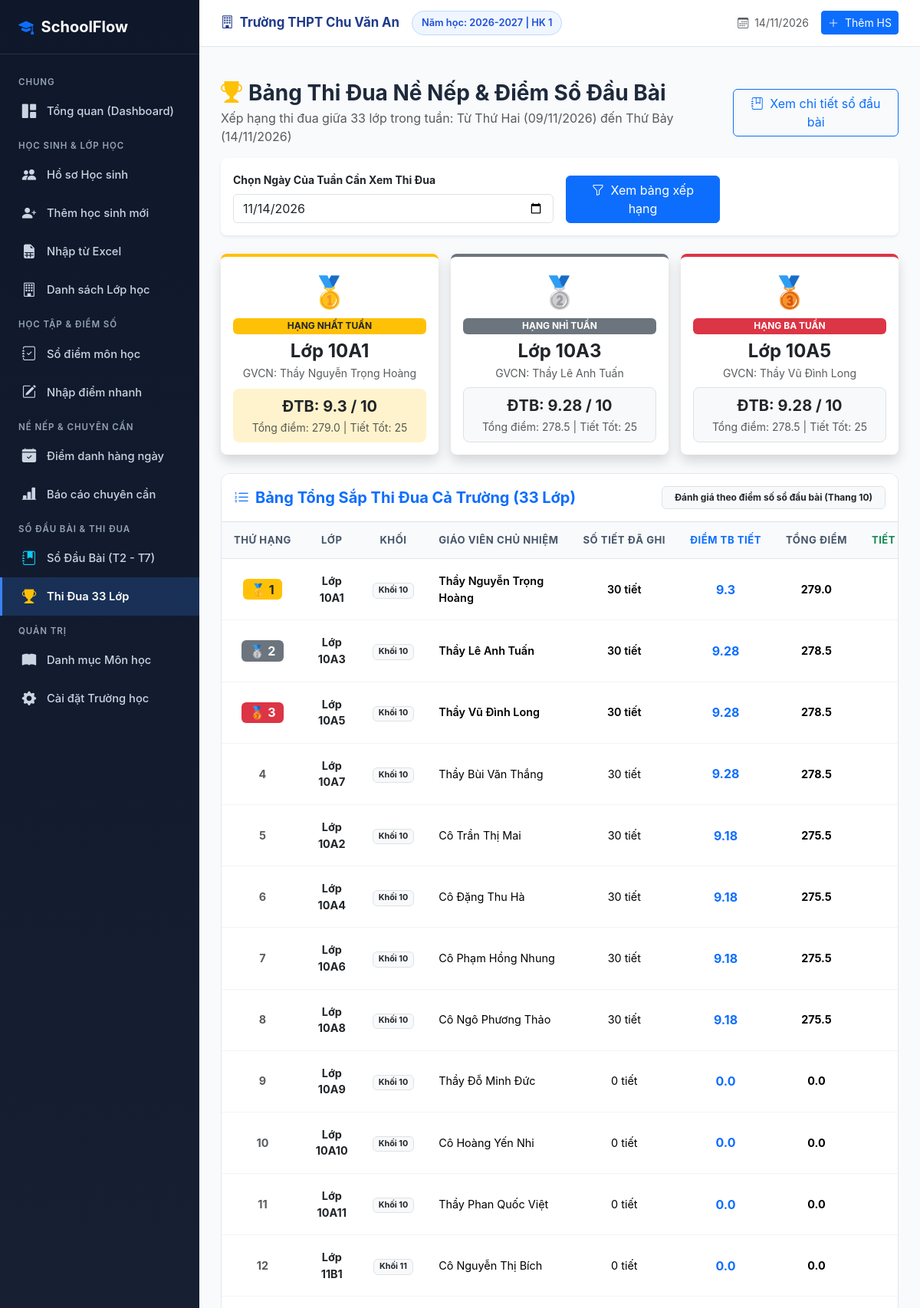
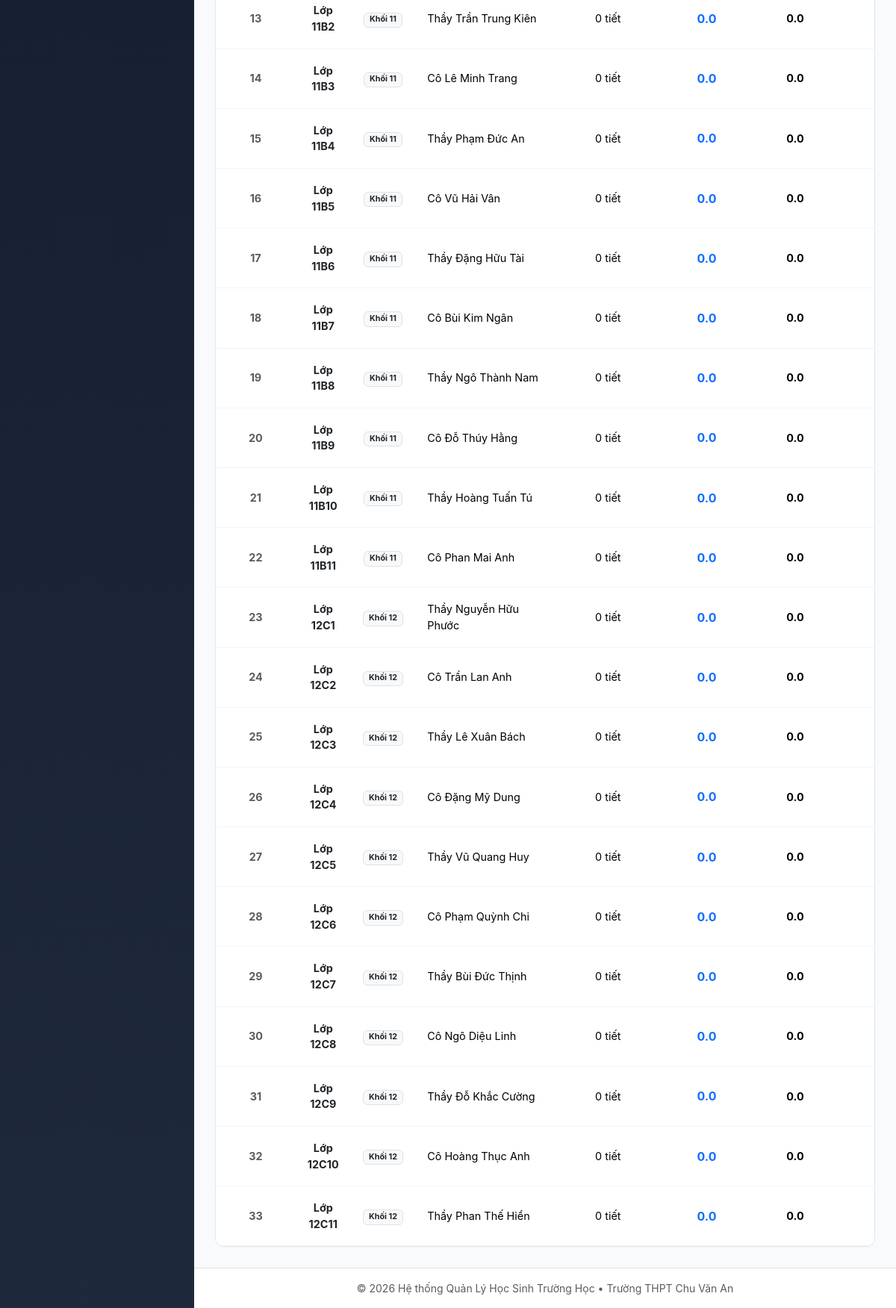
Screenshot of /class-diary/ranking with the database file from the repository (2 pictures, top to bottom).
### tables this page shows
CREATE TABLE settings (
        key TEXT PRIMARY KEY,
        value TEXT
    );

CREATE TABLE academic_years (
        id INTEGER PRIMARY KEY AUTOINCREMENT,
        name TEXT NOT NULL UNIQUE,
        is_active INTEGER DEFAULT 0
    );

CREATE TABLE classes (
        id INTEGER PRIMARY KEY AUTOINCREMENT,
        name TEXT NOT NULL,
        grade_level INTEGER NOT NULL,
        academic_year_id INTEGER NOT NULL,
        teacher_name TEXT,
        room TEXT,
        FOREIGN KEY (academic_year_id) REFERENCES academic_years(id) ON DELETE CASCADE,
        UNIQUE(name, academic_year_id)
    );

### app.py (the view)
@app.route('/class-diary/ranking')
def class_diary_ranking():
    base_date = request.args.get('date', date.today().isoformat())
    ranking_data = lesson_diary_service.get_weekly_ranking(base_date)
    return render_template('class_diary/ranking.html',
                           ranking_data=ranking_data,
                           base_date=base_date)

### templates/class_diary/ranking.html (shortened to what this page needs)
{% extends 'base.html' %}
{% block content %}
<div class="d-flex justify-content-between align-items-center mb-3">
    <div>
        <h3 class="fw-bold mb-1">
            <i class="bi bi-trophy-fill text-warning me-2"></i>Bảng Thi Đua Nề Nếp & Điểm Sổ Đầu Bài
        </h3>
        <p class="text-muted mb-0">
            Xếp hạng thi đua giữa 33 lớp trong tuần: Từ Thứ Hai ({{ ranking_data.week_days[0].formatted_date }}) đến Thứ Bảy ({{ ranking_data.week_days[-1].formatted_date }})
        </p>
    </div>
    <div class="d-flex gap-2">
        <a href="{{ url_for('class_diary_index', date=base_date) }}" class="btn btn-outline-primary">
            <i class="bi bi-journal-bookmark me-1"></i> Xem chi tiết sổ đầu bài
        </a>
    </div>
</div>
<div class="card border-0 shadow-sm rounded-3 p-3 mb-4 bg-white">
    <form method="GET" action="{{ url_for('class_diary_ranking') }}" class="row g-3 align-items-end">
        <div class="col-md-6">
            <label class="form-label small fw-bold">Chọn Ngày Của Tuần Cần Xem Thi Đua</label>
            <input type="date" name="date" class="form-control" value="{{ base_date }}" onchange="this.form.submit()">
        </div>
        <div class="col-md-3">
            <button type="submit" class="btn btn-primary w-100">
                <i class="bi bi-funnel me-1"></i> Xem bảng xếp hạng
            </button>
        </div>
    </form>
</div>
<div class="row g-3 mb-4">
    {% set top3 = ranking_data.ranking[:3] %}
    {% if top3|length >= 1 %}
    <div class="col-md-4">
        <div class="card border-0 shadow rounded-3 p-3 text-center bg-white border-top border-4 border-warning h-100">
            <div class="fs-1 text-warning mb-1">🥇</div>
            <span class="badge bg-warning text-dark fw-bold mb-2">HẠNG NHẤT TUẦN</span>
            <h4 class="fw-bold text-dark mb-1">Lớp {{ top3[0].name }}</h4>
            <div class="text-muted small mb-2">GVCN: {{ top3[0].teacher_name or '---' }}</div>
            <div class="p-2 bg-warning-subtle rounded-3 mt-auto">
                <div class="fw-bold fs-5 text-dark">ĐTB: {{ top3[0].avg_score }} / 10</div>
                <small class="text-muted">Tổng điểm: {{ top3[0].total_score }} | Tiết Tốt: {{ top3[0].count_tot }}</small>
            </div>
        </div>
    </div>
    {% endif %}
    {% if top3|length >= 2 %}
    <div class="col-md-4">
        <div class="card border-0 shadow rounded-3 p-3 text-center bg-white border-top border-4 border-secondary h-100">
            <div class="fs-1 text-secondary mb-1">🥈</div>
            <span class="badge bg-secondary text-white fw-bold mb-2">HẠNG NHÌ TUẦN</span>
            <h4 class="fw-bold text-dark mb-1">Lớp {{ top3[1].name }}</h4>
            <div class="text-muted small mb-2">GVCN: {{ top3[1].teacher_name or '---' }}</div>
            <div class="p-2 bg-light rounded-3 mt-auto border">
                <div class="fw-bold fs-5 text-dark">ĐTB: {{ top3[1].avg_score }} / 10</div>
                <small class="text-muted">Tổng điểm: {{ top3[1].total_score }} | Tiết Tốt: {{ top3[1].count_tot }}</small>
            </div>
        </div>
    </div>
    {% endif %}
    {% if top3|length >= 3 %}
    <div class="col-md-4">
        <div class="card border-0 shadow rounded-3 p-3 text-center bg-white border-top border-4 border-danger h-100">
            <div class="fs-1 text-danger mb-1">🥉</div>
            <span class="badge bg-danger text-white fw-bold mb-2">HẠNG BA TUẦN</span>
            <h4 class="fw-bold text-dark mb-1">Lớp {{ top3[2].name }}</h4>
            <div class="text-muted small mb-2">GVCN: {{ top3[2].teacher_name or '---' }}</div>
            <div class="p-2 bg-light rounded-3 mt-auto border">
                <div class="fw-bold fs-5 text-dark">ĐTB: {{ top3[2].avg_score }} / 10</div>
                <small class="text-muted">Tổng điểm: {{ top3[2].total_score }} | Tiết Tốt: {{ top3[2].count_tot }}</small>
            </div>
        </div>
    </div>
    {% endif %}
</div>
<div class="card-table">
    <div class="p-3 d-flex justify-content-between align-items-center border-bottom bg-white">
        <h5 class="fw-bold mb-0 text-primary">
            <i class="bi bi-list-ol me-2"></i>Bảng Tổng Sắp Thi Đua Cả Trường (33 Lớp)
        </h5>
        <span class="badge bg-light text-dark border px-3 py-2">
            Đánh giá theo điểm số sổ đầu bài (Thang 10)
        </span>
    </div>
    <div class="table-responsive">
        <table class="table align-middle text-center">
            <thead>
                <tr>
                    <th style="width: 70px;">Thứ hạng</th>
                    <th style="width: 100px;">Lớp</th>
                    <th>Khối</th>
                    <th class="text-start">Giáo viên chủ nhiệm</th>
                    <th>Số tiết đã ghi</th>
                    <th class="text-primary fw-bold">Điểm TB tiết</th>
                    <th class="fw-bold">Tổng điểm</th>
                    <th class="text-success">Tiết Tốt (&ge;9)</th>
                </tr>
            </thead>
            <tbody>
                {% for r in ranking_data.ranking %}
                <tr {% if r.rank <= 3 %}class="bg-light fw-semibold"{% endif %}>
                    <td>
                        {% if r.rank == 1 %}
                            <span class="badge bg-warning text-dark fs-6">🥇 1</span>
                        {% elif r.rank == 2 %}
                            <span class="badge bg-secondary fs-6">🥈 2</span>
                        {% elif r.rank == 3 %}
                            <span class="badge bg-danger fs-6">🥉 3</span>
                        {% else %}
                            <span class="text-muted fw-bold">{{ r.rank }}</span>
                        {% endif %}
                    </td>
                    <td class="fw-bold text-dark">Lớp {{ r.name }}</td>
                    <td>
                        <span class="badge bg-light text-dark border">Khối {{ r.grade_level }}</span>
                    </td>
                    <td class="text-start">{{ r.teacher_name or '---' }}</td>
                    <td>{{ r.total_recorded }} tiết</td>
                    <td class="text-primary fw-bold fs-6">{{ r.avg_score }}</td>
                    <td class="fw-bold">{{ r.total_score }}</td>
                    <td class="text-success fw-bold">{{ r.count_tot }}</td>
                </tr>
                {% endfor %}
            </tbody>
        </table>
    </div>
</div>
{% endblock %}

### templates/base.html (shortened to what this page needs)
<!DOCTYPE html>
<html lang="vi">
<head>
    <link href="https://cdn.jsdelivr.net/npm/bootstrap@5.3.3/dist/css/bootstrap.min.css" rel="stylesheet">
    <link rel="stylesheet" href="https://cdn.jsdelivr.net/npm/bootstrap-icons@1.11.3/font/bootstrap-icons.min.css">
    <link rel="stylesheet" href="{{ url_for('static', filename='css/style.css') }}">
</head>
<body>
<div class="app-wrapper">
    <aside class="app-sidebar">
        <div class="sidebar-header">
            <a href="{{ url_for('dashboard') }}" class="sidebar-brand">
                <i class="bi bi-mortarboard-fill text-primary"></i>
                <span>SchoolFlow</span>
            </a>
        </div>
        <ul class="sidebar-menu">
            <li class="menu-category">Chung</li>
            <li class="menu-item {% if request.endpoint == 'dashboard' %}active{% endif %}">
                <a href="{{ url_for('dashboard') }}">
                    <i class="bi bi-grid-1x2-fill"></i>
                    <span>Tổng quan (Dashboard)</span>
                </a>
            </li>
            <li class="menu-category">Học Sinh & Lớp Học</li>
            <li class="menu-item {% if request.endpoint in ['student_list', 'student_detail', 'student_edit'] %}active{% endif %}">
                <a href="{{ url_for('student_list') }}">
                    <i class="bi bi-people-fill"></i>
                    <span>Hồ sơ Học sinh</span>
                </a>
            </li>
            <li class="menu-item {% if request.endpoint == 'student_create' %}active{% endif %}">
                <a href="{{ url_for('student_create') }}">
                    <i class="bi bi-person-plus-fill"></i>
                    <span>Thêm học sinh mới</span>
                </a>
            </li>
            <li class="menu-item {% if request.endpoint == 'student_import' %}active{% endif %}">
                <a href="{{ url_for('student_import') }}">
                    <i class="bi bi-file-earmark-spreadsheet-fill"></i>
                    <span>Nhập từ Excel</span>
                </a>
            </li>
            <li class="menu-item {% if request.endpoint in ['classroom_list', 'classroom_detail'] %}active{% endif %}">
                <a href="{{ url_for('classroom_list') }}">
                    <i class="bi bi-building"></i>
                    <span>Danh sách Lớp học</span>
                </a>
            </li>
            <li class="menu-category">Học Tập & Điểm Số</li>
            <li class="menu-item {% if request.endpoint == 'grade_list' %}active{% endif %}">
                <a href="{{ url_for('grade_list') }}">
                    <i class="bi bi-journal-check"></i>
                    <span>Sổ điểm môn học</span>
                </a>
            </li>
            <li class="menu-item {% if request.endpoint == 'grade_input' %}active{% endif %}">
                <a href="{{ url_for('grade_input') }}">
                    <i class="bi bi-pencil-square"></i>
                    <span>Nhập điểm nhanh</span>
                </a>
            </li>
            <li class="menu-category">Nề Nếp & Chuyên Cần</li>
            <li class="menu-item {% if request.endpoint == 'attendance_index' %}active{% endif %}">
                <a href="{{ url_for('attendance_index') }}">
                    <i class="bi bi-calendar-check-fill"></i>
                    <span>Điểm danh hàng ngày</span>
                </a>
            </li>
            <li class="menu-item {% if request.endpoint == 'attendance_report' %}active{% endif %}">
                <a href="{{ url_for('attendance_report') }}">
                    <i class="bi bi-bar-chart-line-fill"></i>
                    <span>Báo cáo chuyên cần</span>
                </a>
            </li>
            <li class="menu-category">Sổ Đầu Bài & Thi Đua</li>
            <li class="menu-item {% if request.endpoint in ['class_diary_index', 'class_diary_input'] %}active{% endif %}">
                <a href="{{ url_for('class_diary_index') }}">
                    <i class="bi bi-journal-bookmark-fill text-info"></i>
                    <span>Sổ Đầu Bài (T2 - T7)</span>
                </a>
            </li>
            <li class="menu-item {% if request.endpoint == 'class_diary_ranking' %}active{% endif %}">
                <a href="{{ url_for('class_diary_ranking') }}">
                    <i class="bi bi-trophy-fill text-warning"></i>
                    <span>Thi Đua 33 Lớp</span>
                </a>
            </li>
            <li class="menu-category">Quản Trị</li>
            <li class="menu-item {% if request.endpoint == 'subject_list' %}active{% endif %}">
                <a href="{{ url_for('subject_list') }}">
                    <i class="bi bi-book-fill"></i>
                    <span>Danh mục Môn học</span>
                </a>
            </li>
            <li class="menu-item {% if request.endpoint == 'settings_page' %}active{% endif %}">
                <a href="{{ url_for('settings_page') }}">
                    <i class="bi bi-gear-fill"></i>
                    <span>Cài đặt Trường học</span>
                </a>
            </li>
        </ul>
    </aside>
    <div class="app-main">
        <header class="app-topbar">
            <div class="school-meta">
                <span class="school-name">
                    <i class="bi bi-building me-1"></i> {{ settings.get('school_name', 'Trường THPT') }}
                </span>
                <span class="badge-academic-year">
                    Năm học: {{ current_year.name if current_year else settings.get('current_academic_year', '2026-2027') }} | HK {{ settings.get('current_semester', '1') }}
                </span>
            </div>
            <div class="d-flex align-items-center gap-3">
                <span class="text-muted small">
                    <i class="bi bi-calendar3 me-1"></i> {{ today_date | format_date }}
                </span>
                <a href="{{ url_for('student_create') }}" class="btn btn-sm btn-primary">
                    <i class="bi bi-plus-lg me-1"></i> Thêm HS
                </a>
            </div>
        </header>
        <div class="container-fluid px-4 pt-3 no-print">
        </div>
        <main class="app-content">
            {% block content %}{% endblock %}
        </main>
        <footer class="text-center py-3 text-muted small border-top bg-white no-print">
            <span>&copy; 2026 Hệ thống Quản Lý Học Sinh Trường Học &bull; {{ settings.get('school_name', '') }}</span>
        </footer>
    </div>
</div>
</body>
</html>

### rows the page displays
settings: get "Trường THPT Chu Văn An"
academic_years: name "2026-2027"
classes: name "10A1", teacher_name "Thầy Nguyễn Trọng Hoàng", shows "🥇 1", grade_level "10", total_recorded "30", avg_score "9.3", total_score "279.0"
classes: name "10A3", teacher_name "Thầy Lê Anh Tuấn", shows "🥈 2", grade_level "10", total_recorded "30", avg_score "9.28", total_score "278.5"
classes: name "10A5", teacher_name "Thầy Vũ Đình Long", shows "🥉 3", grade_level "10", total_recorded "30", avg_score "9.28", total_score "278.5"
classes: rank "4", name "10A7", grade_level "10", teacher_name "Thầy Bùi Văn Thắng", total_recorded "30", avg_score "9.28", total_score "278.5"
classes: rank "5", name "10A2", grade_level "10", teacher_name "Cô Trần Thị Mai", total_recorded "30", avg_score "9.18", total_score "275.5"
classes: rank "6", name "10A4", grade_level "10", teacher_name "Cô Đặng Thu Hà", total_recorded "30", avg_score "9.18", total_score "275.5"
classes: rank "7", name "10A6", grade_level "10", teacher_name "Cô Phạm Hồng Nhung", total_recorded "30", avg_score "9.18", total_score "275.5"
classes: rank "8", name "10A8", grade_level "10", teacher_name "Cô Ngô Phương Thảo", total_recorded "30", avg_score "9.18", total_score "275.5"
classes: rank "9", name "10A9", grade_level "10", teacher_name "Thầy Đỗ Minh Đức", total_recorded "0", avg_score "0.0", total_score "0.0"
classes: rank "10", name "10A10", grade_level "10", teacher_name "Cô Hoàng Yến Nhi", total_recorded "0", avg_score "0.0", total_score "0.0"
classes: rank "11", name "10A11", grade_level "10", teacher_name "Thầy Phan Quốc Việt", total_recorded "0", avg_score "0.0", total_score "0.0"
classes: rank "12", name "11B1", grade_level "11", teacher_name "Cô Nguyễn Thị Bích", total_recorded "0", avg_score "0.0", total_score "0.0"
classes: rank "13", name "11B2", grade_level "11", teacher_name "Thầy Trần Trung Kiên", total_recorded "0", avg_score "0.0", total_score "0.0"
classes: rank "14", name "11B3", grade_level "11", teacher_name "Cô Lê Minh Trang", total_recorded "0", avg_score "0.0", total_score "0.0"
classes: rank "15", name "11B4", grade_level "11", teacher_name "Thầy Phạm Đức An", total_recorded "0", avg_score "0.0", total_score "0.0"
classes: rank "16", name "11B5", grade_level "11", teacher_name "Cô Vũ Hải Vân", total_recorded "0", avg_score "0.0", total_score "0.0"
classes: rank "17", name "11B6", grade_level "11", teacher_name "Thầy Đặng Hữu Tài", total_recorded "0", avg_score "0.0", total_score "0.0"
classes: rank "18", name "11B7", grade_level "11", teacher_name "Cô Bùi Kim Ngân", total_recorded "0", avg_score "0.0", total_score "0.0"
classes: rank "19", name "11B8", grade_level "11", teacher_name "Thầy Ngô Thành Nam", total_recorded "0", avg_score "0.0", total_score "0.0"
classes: rank "20", name "11B9", grade_level "11", teacher_name "Cô Đỗ Thúy Hằng", total_recorded "0", avg_score "0.0", total_score "0.0"
classes: rank "21", name "11B10", grade_level "11", teacher_name "Thầy Hoàng Tuấn Tú", total_recorded "0", avg_score "0.0", total_score "0.0"
classes: rank "22", name "11B11", grade_level "11", teacher_name "Cô Phan Mai Anh", total_recorded "0", avg_score "0.0", total_score "0.0"
classes: rank "23", name "12C1", grade_level "12", teacher_name "Thầy Nguyễn Hữu Phước", total_recorded "0", avg_score "0.0", total_score "0.0"
classes: rank "24", name "12C2", grade_level "12", teacher_name "Cô Trần Lan Anh", total_recorded "0", avg_score "0.0", total_score "0.0"
classes: rank "25", name "12C3", grade_level "12", teacher_name "Thầy Lê Xuân Bách", total_recorded "0", avg_score "0.0", total_score "0.0"
classes: rank "26", name "12C4", grade_level "12", teacher_name "Cô Đặng Mỹ Dung", total_recorded "0", avg_score "0.0", total_score "0.0"
classes: rank "27", name "12C5", grade_level "12", teacher_name "Thầy Vũ Quang Huy", total_recorded "0", avg_score "0.0", total_score "0.0"
classes: rank "28", name "12C6", grade_level "12", teacher_name "Cô Phạm Quỳnh Chi", total_recorded "0", avg_score "0.0", total_score "0.0"
classes: rank "29", name "12C7", grade_level "12", teacher_name "Thầy Bùi Đức Thịnh", total_recorded "0", avg_score "0.0", total_score "0.0"
classes: rank "30", name "12C8", grade_level "12", teacher_name "Cô Ngô Diệu Linh", total_recorded "0", avg_score "0.0", total_score "0.0"
classes: rank "31", name "12C9", grade_level "12", teacher_name "Thầy Đỗ Khắc Cường", total_recorded "0", avg_score "0.0", total_score "0.0"
classes: rank "32", name "12C10", grade_level "12", teacher_name "Cô Hoàng Thục Anh", total_recorded "0", avg_score "0.0", total_score "0.0"
classes: rank "33", name "12C11", grade_level "12", teacher_name "Thầy Phan Thế Hiển", total_recorded "0", avg_score "0.0", total_score "0.0"

### other values shown
{{ settings.get('current_semester', '1') }} "1"
{{ ranking_data.week_days[0].formatted_date }} "09/11/2026"
{{ ranking_data.week_days[-1].formatted_date }} "14/11/2026"
{{ top3[0].avg_score }} "9.3"
{{ top3[0].total_score }} "279.0"
{{ top3[0].count_tot }} "25"
{{ top3[1].avg_score }} "9.28"
{{ top3[1].total_score }} "278.5"
{{ top3[1].count_tot }} "25"
{{ top3[2].avg_score }} "9.28"
{{ top3[2].total_score }} "278.5"
{{ top3[2].count_tot }} "25"
